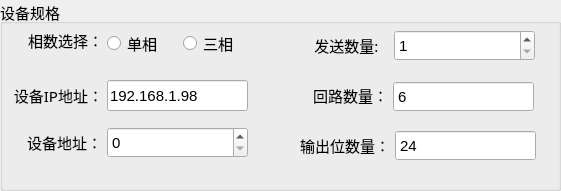
  <widget class="QGroupBox" name="groupBox_2">
   <property name="geometry">
    <rect>
     <x>0</x>
     <y>228</y>
     <width>561</width>
     <height>191</height>
    </rect>
   </property>
   <property name="font">
    <font>
     <pointsize>11</pointsize>
    </font>
   </property>
   <property name="title">
    <string>设备规格</string>
   </property>
   <widget class="QLabel" name="label_20">
    <property name="geometry">
     <rect>
      <x>-17</x>
      <y>30</y>
      <width>120</width>
      <height>20</height>
     </rect>
    </property>
    <property name="minimumSize">
     <size>
      <width>120</width>
      <height>0</height>
     </size>
    </property>
    <property name="maximumSize">
     <size>
      <width>120</width>
      <height>16777215</height>
     </size>
    </property>
    <property name="font">
     <font>
      <family>微软雅黑</family>
      <pointsize>11</pointsize>
     </font>
    </property>
    <property name="text">
     <string>相数选择：</string>
    </property>
    <property name="alignment">
     <set>Qt::AlignRight|Qt::AlignTrailing|Qt::AlignVCenter</set>
    </property>
   </widget>
   <widget class="QRadioButton" name="spe">
    <property name="geometry">
     <rect>
      <x>107</x>
      <y>30</y>
      <width>70</width>
      <height>26</height>
     </rect>
    </property>
    <property name="font">
     <font>
      <pointsize>11</pointsize>
     </font>
    </property>
    <property name="text">
     <string>单相</string>
    </property>
   </widget>
   <widget class="QLabel" name="label_23">
    <property name="geometry">
     <rect>
      <x>-18</x>
      <y>127</y>
      <width>120</width>
      <height>31</height>
     </rect>
    </property>
    <property name="minimumSize">
     <size>
      <width>120</width>
      <height>0</height>
     </size>
    </property>
    <property name="maximumSize">
     <size>
      <width>120</width>
      <height>16777215</height>
     </size>
    </property>
    <property name="font">
     <font>
      <family>微软雅黑</family>
      <pointsize>11</pointsize>
     </font>
    </property>
    <property name="text">
     <string>设备地址：</string>
    </property>
    <property name="alignment">
     <set>Qt::AlignRight|Qt::AlignTrailing|Qt::AlignVCenter</set>
    </property>
   </widget>
   <widget class="QRadioButton" name="tpe">
    <property name="geometry">
     <rect>
      <x>183</x>
      <y>30</y>
      <width>70</width>
      <height>26</height>
     </rect>
    </property>
    <property name="font">
     <font>
      <pointsize>11</pointsize>
     </font>
    </property>
    <property name="text">
     <string>三相</string>
    </property>
   </widget>
   <widget class="QLabel" name="label_22">
    <property name="geometry">
     <rect>
      <x>-17</x>
      <y>85</y>
      <width>120</width>
      <height>21</height>
     </rect>
    </property>
    <property name="minimumSize">
     <size>
      <width>120</width>
      <height>0</height>
     </size>
    </property>
    <property name="maximumSize">
     <size>
      <width>120</width>
      <height>16777215</height>
     </size>
    </property>
    <property name="font">
     <font>
      <family>微软雅黑</family>
      <pointsize>11</pointsize>
     </font>
    </property>
    <property name="text">
     <string>设备IP地址：</string>
    </property>
    <property name="alignment">
     <set>Qt::AlignRight|Qt::AlignTrailing|Qt::AlignVCenter</set>
    </property>
   </widget>
   <widget class="QLineEdit" name="devIp">
    <property name="geometry">
     <rect>
      <x>107</x>
      <y>80</y>
      <width>141</width>
      <height>31</height>
     </rect>
    </property>
    <property name="font">
     <font>
      <pointsize>11</pointsize>
     </font>
    </property>
    <property name="text">
     <string>192.168.1.98</string>
    </property>
   </widget>
   <widget class="QSpinBox" name="addr">
    <property name="geometry">
     <rect>
      <x>107</x>
      <y>127</y>
      <width>141</width>
      <height>31</height>
     </rect>
    </property>
    <property name="font">
     <font>
      <pointsize>11</pointsize>
     </font>
    </property>
    <property name="maximum">
     <number>9</number>
    </property>
   </widget>
   <widget class="QSpinBox" name="circuitNum">
    <property name="geometry">
     <rect>
      <x>393</x>
      <y>81</y>
      <width>141</width>
      <height>31</height>
     </rect>
    </property>
    <property name="font">
     <font>
      <pointsize>11</pointsize>
     </font>
    </property>
    <property name="buttonSymbols">
     <enum>QAbstractSpinBox::NoButtons</enum>
    </property>
    <property name="correctionMode">
     <enum>QAbstractSpinBox::CorrectToNearestValue</enum>
    </property>
    <property name="minimum">
     <number>3</number>
    </property>
    <property name="maximum">
     <number>12</number>
    </property>
    <property name="value">
     <number>6</number>
    </property>
   </widget>
   <widget class="QLabel" name="label_24">
    <property name="geometry">
     <rect>
      <x>268</x>
      <y>80</y>
      <width>120</width>
      <height>31</height>
     </rect>
    </property>
    <property name="minimumSize">
     <size>
      <width>120</width>
      <height>0</height>
     </size>
    </property>
    <property name="maximumSize">
     <size>
      <width>120</width>
      <height>16777215</height>
     </size>
    </property>
    <property name="font">
     <font>
      <family>微软雅黑</family>
      <pointsize>11</pointsize>
     </font>
    </property>
    <property name="text">
     <string>回路数量：</string>
    </property>
    <property name="alignment">
     <set>Qt::AlignRight|Qt::AlignTrailing|Qt::AlignVCenter</set>
    </property>
   </widget>
   <widget class="QLabel" name="label_25">
    <property name="geometry">
     <rect>
      <x>270</x>
      <y>130</y>
      <width>120</width>
      <height>31</height>
     </rect>
    </property>
    <property name="minimumSize">
     <size>
      <width>120</width>
      <height>0</height>
     </size>
    </property>
    <property name="maximumSize">
     <size>
      <width>120</width>
      <height>16777215</height>
     </size>
    </property>
    <property name="font">
     <font>
      <family>微软雅黑</family>
      <pointsize>11</pointsize>
     </font>
    </property>
    <property name="text">
     <string>输出位数量：</string>
    </property>
    <property name="alignment">
     <set>Qt::AlignRight|Qt::AlignTrailing|Qt::AlignVCenter</set>
    </property>
   </widget>
   <widget class="QSpinBox" name="opbitNum">
    <property name="geometry">
     <rect>
      <x>395</x>
      <y>130</y>
      <width>141</width>
      <height>31</height>
     </rect>
    </property>
    <property name="font">
     <font>
      <pointsize>11</pointsize>
     </font>
    </property>
    <property name="buttonSymbols">
     <enum>QAbstractSpinBox::NoButtons</enum>
    </property>
    <property name="minimum">
     <number>8</number>
    </property>
    <property name="maximum">
     <number>42</number>
    </property>
    <property name="value">
     <number>24</number>
    </property>
   </widget>
   <widget class="QSpinBox" name="sendNum">
    <property name="geometry">
     <rect>
      <x>394</x>
      <y>30</y>
      <width>141</width>
      <height>31</height>
     </rect>
    </property>
    <property name="font">
     <font>
      <pointsize>11</pointsize>
     </font>
    </property>
    <property name="minimum">
     <number>1</number>
    </property>
    <property name="maximum">
     <number>10</number>
    </property>
   </widget>
   <widget class="QLabel" name="label_31">
    <property name="geometry">
     <rect>
      <x>270</x>
      <y>30</y>
      <width>120</width>
      <height>31</height>
     </rect>
    </property>
    <property name="minimumSize">
     <size>
      <width>120</width>
      <height>0</height>
     </size>
    </property>
    <property name="maximumSize">
     <size>
      <width>120</width>
      <height>16777215</height>
     </size>
    </property>
    <property name="font">
     <font>
      <family>微软雅黑</family>
      <pointsize>11</pointsize>
     </font>
    </property>
    <property name="text">
     <string>发送数量:   </string>
    </property>
    <property name="alignment">
     <set>Qt::AlignRight|Qt::AlignTrailing|Qt::AlignVCenter</set>
    </property>
   </widget>
  </widget>
